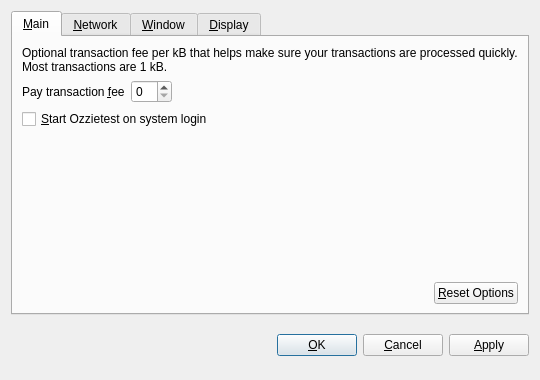
<?xml version="1.0" encoding="UTF-8"?>
<ui version="4.0">
 <class>OptionsDialog</class>
 <widget class="QDialog" name="OptionsDialog">
  <property name="geometry">
   <rect>
    <x>0</x>
    <y>0</y>
    <width>540</width>
    <height>380</height>
   </rect>
  </property>
  <property name="windowTitle">
   <string>Options</string>
  </property>
  <property name="modal">
   <bool>true</bool>
  </property>
  <layout class="QVBoxLayout" name="verticalLayout">
   <item>
    <widget class="QTabWidget" name="tabWidget">
     <property name="tabPosition">
      <enum>QTabWidget::North</enum>
     </property>
     <property name="currentIndex">
      <number>0</number>
     </property>
     <widget class="QWidget" name="tabMain">
      <attribute name="title">
       <string>&amp;Main</string>
      </attribute>
      <layout class="QVBoxLayout" name="verticalLayout_Main">
       <item>
        <widget class="QLabel" name="transactionFeeInfoLabel">
         <property name="text">
          <string>Optional transaction fee per kB that helps make sure your transactions are processed quickly. Most transactions are 1 kB.</string>
         </property>
         <property name="textFormat">
          <enum>Qt::PlainText</enum>
         </property>
         <property name="wordWrap">
          <bool>true</bool>
         </property>
        </widget>
       </item>
       <item>
        <layout class="QHBoxLayout" name="horizontalLayout_1_Main">
         <item>
          <widget class="QLabel" name="transactionFeeLabel">
           <property name="text">
            <string>Pay transaction &amp;fee</string>
           </property>
           <property name="textFormat">
            <enum>Qt::PlainText</enum>
           </property>
           <property name="buddy">
            <cstring>transactionFee</cstring>
           </property>
          </widget>
         </item>
         <item>
          <widget class="BitcoinAmountField" name="transactionFee"/>
         </item>
         <item>
          <spacer name="horizontalSpacer_1_Main">
           <property name="orientation">
            <enum>Qt::Horizontal</enum>
           </property>
           <property name="sizeHint" stdset="0">
            <size>
             <width>40</width>
             <height>20</height>
            </size>
           </property>
          </spacer>
         </item>
        </layout>
       </item>
       <item>
        <widget class="QCheckBox" name="bitcoinAtStartup">
         <property name="toolTip">
          <string>Automatically start Ozzietest after logging in to the system.</string>
         </property>
         <property name="text">
          <string>&amp;Start Ozzietest on system login</string>
         </property>
        </widget>
       </item>
       <item>
        <spacer name="verticalSpacer_Main">
         <property name="orientation">
          <enum>Qt::Vertical</enum>
         </property>
         <property name="sizeHint" stdset="0">
          <size>
           <width>20</width>
           <height>40</height>
          </size>
         </property>
        </spacer>
       </item>
       <item>
        <layout class="QHBoxLayout" name="horizontalLayout_2_Main">
         <item>
          <spacer name="horizontalSpacer_2_Main">
           <property name="orientation">
            <enum>Qt::Horizontal</enum>
           </property>
           <property name="sizeHint" stdset="0">
            <size>
             <width>40</width>
             <height>20</height>
            </size>
           </property>
          </spacer>
         </item>
         <item>
          <widget class="QPushButton" name="resetButton">
           <property name="toolTip">
            <string>Reset all client options to default.</string>
           </property>
           <property name="text">
            <string>&amp;Reset Options</string>
           </property>
           <property name="autoDefault">
            <bool>false</bool>
           </property>
          </widget>
         </item>
        </layout>
       </item>
      </layout>
     </widget>
     <widget class="QWidget" name="tabNetwork">
      <attribute name="title">
       <string>&amp;Network</string>
      </attribute>
      <layout class="QVBoxLayout" name="verticalLayout_Network">
       <item>
        <widget class="QCheckBox" name="mapPortUpnp">
         <property name="toolTip">
          <string>Automatically open the Ozzietest client port on the router. This only works when your router supports UPnP and it is enabled.</string>
         </property>
         <property name="text">
          <string>Map port using &amp;UPnP</string>
         </property>
        </widget>
       </item>
       <item>
        <widget class="QCheckBox" name="connectSocks">
         <property name="toolTip">
          <string>Connect to the Ozzietest network through a SOCKS proxy (e.g. when connecting through Tor).</string>
         </property>
         <property name="text">
          <string>&amp;Connect through SOCKS proxy:</string>
         </property>
        </widget>
       </item>
       <item>
        <layout class="QHBoxLayout" name="horizontalLayout_Network">
         <item>
          <widget class="QLabel" name="proxyIpLabel">
           <property name="text">
            <string>Proxy &amp;IP:</string>
           </property>
           <property name="textFormat">
            <enum>Qt::PlainText</enum>
           </property>
           <property name="buddy">
            <cstring>proxyIp</cstring>
           </property>
          </widget>
         </item>
         <item>
          <widget class="QValidatedLineEdit" name="proxyIp">
           <property name="maximumSize">
            <size>
             <width>140</width>
             <height>16777215</height>
            </size>
           </property>
           <property name="toolTip">
            <string>IP address of the proxy (e.g. 127.0.0.1)</string>
           </property>
          </widget>
         </item>
         <item>
          <widget class="QLabel" name="proxyPortLabel">
           <property name="text">
            <string>&amp;Port:</string>
           </property>
           <property name="textFormat">
            <enum>Qt::PlainText</enum>
           </property>
           <property name="buddy">
            <cstring>proxyPort</cstring>
           </property>
          </widget>
         </item>
         <item>
          <widget class="QLineEdit" name="proxyPort">
           <property name="maximumSize">
            <size>
             <width>55</width>
             <height>16777215</height>
            </size>
           </property>
           <property name="toolTip">
            <string>Port of the proxy (e.g. 9050)</string>
           </property>
          </widget>
         </item>
         <item>
          <widget class="QLabel" name="socksVersionLabel">
           <property name="text">
            <string>SOCKS &amp;Version:</string>
           </property>
           <property name="textFormat">
            <enum>Qt::PlainText</enum>
           </property>
           <property name="buddy">
            <cstring>socksVersion</cstring>
           </property>
          </widget>
         </item>
         <item>
          <widget class="QValueComboBox" name="socksVersion">
           <property name="toolTip">
            <string>SOCKS version of the proxy (e.g. 5)</string>
           </property>
          </widget>
         </item>
         <item>
          <spacer name="horizontalSpacer_Network">
           <property name="orientation">
            <enum>Qt::Horizontal</enum>
           </property>
           <property name="sizeHint" stdset="0">
            <size>
             <width>40</width>
             <height>20</height>
            </size>
           </property>
          </spacer>
         </item>
        </layout>
       </item>
       <item>
        <spacer name="verticalSpacer_Network">
         <property name="orientation">
          <enum>Qt::Vertical</enum>
         </property>
         <property name="sizeHint" stdset="0">
          <size>
           <width>20</width>
           <height>40</height>
          </size>
         </property>
        </spacer>
       </item>
      </layout>
     </widget>
     <widget class="QWidget" name="tabWindow">
      <attribute name="title">
       <string>&amp;Window</string>
      </attribute>
      <layout class="QVBoxLayout" name="verticalLayout_Window">
       <item>
        <widget class="QCheckBox" name="minimizeToTray">
         <property name="toolTip">
          <string>Show only a tray icon after minimizing the window.</string>
         </property>
         <property name="text">
          <string>&amp;Minimize to the tray instead of the taskbar</string>
         </property>
        </widget>
       </item>
       <item>
        <widget class="QCheckBox" name="minimizeOnClose">
         <property name="toolTip">
          <string>Minimize instead of exit the application when the window is closed. When this option is enabled, the application will be closed only after selecting Quit in the menu.</string>
         </property>
         <property name="text">
          <string>M&amp;inimize on close</string>
         </property>
        </widget>
       </item>
       <item>
        <spacer name="verticalSpacer_Window">
         <property name="orientation">
          <enum>Qt::Vertical</enum>
         </property>
         <property name="sizeHint" stdset="0">
          <size>
           <width>20</width>
           <height>40</height>
          </size>
         </property>
        </spacer>
       </item>
      </layout>
     </widget>
     <widget class="QWidget" name="tabDisplay">
      <attribute name="title">
       <string>&amp;Display</string>
      </attribute>
      <layout class="QVBoxLayout" name="verticalLayout_Display">
       <item>
        <layout class="QHBoxLayout" name="horizontalLayout_1_Display">
         <item>
          <widget class="QLabel" name="langLabel">
           <property name="text">
            <string>User Interface &amp;language:</string>
           </property>
           <property name="textFormat">
            <enum>Qt::PlainText</enum>
           </property>
           <property name="buddy">
            <cstring>lang</cstring>
           </property>
          </widget>
         </item>
         <item>
          <widget class="QValueComboBox" name="lang">
           <property name="toolTip">
            <string>The user interface language can be set here. This setting will take effect after restarting Ozzietest.</string>
           </property>
          </widget>
         </item>
        </layout>
       </item>
       <item>
        <layout class="QHBoxLayout" name="horizontalLayout_2_Display">
         <item>
          <widget class="QLabel" name="unitLabel">
           <property name="text">
            <string>&amp;Unit to show amounts in:</string>
           </property>
           <property name="textFormat">
            <enum>Qt::PlainText</enum>
           </property>
           <property name="buddy">
            <cstring>unit</cstring>
           </property>
          </widget>
         </item>
         <item>
          <widget class="QValueComboBox" name="unit">
           <property name="toolTip">
            <string>Choose the default subdivision unit to show in the interface and when sending coins.</string>
           </property>
          </widget>
         </item>
        </layout>
       </item>
       <item>
        <widget class="QCheckBox" name="displayAddresses">
         <property name="toolTip">
          <string>Whether to show Ozzietest addresses in the transaction list or not.</string>
         </property>
         <property name="text">
          <string>&amp;Display addresses in transaction list</string>
         </property>
        </widget>
       </item>
       <item>
        <widget class="QCheckBox" name="coinControlFeatures">
         <property name="toolTip">
          <string>Whether to show coin control features or not.</string>
         </property>
         <property name="text">
          <string>Display coin &amp;control features (experts only!)</string>
         </property>
        </widget>
       </item>
       <item>
        <spacer name="verticalSpacer_Display">
         <property name="orientation">
          <enum>Qt::Vertical</enum>
         </property>
         <property name="sizeHint" stdset="0">
          <size>
           <width>20</width>
           <height>40</height>
          </size>
         </property>
        </spacer>
       </item>
      </layout>
     </widget>
    </widget>
   </item>
   <item>
    <layout class="QHBoxLayout" name="horizontalLayout_Buttons">
     <item>
      <spacer name="horizontalSpacer_1">
       <property name="orientation">
        <enum>Qt::Horizontal</enum>
       </property>
       <property name="sizeHint" stdset="0">
        <size>
         <width>40</width>
         <height>48</height>
        </size>
       </property>
      </spacer>
     </item>
     <item>
      <widget class="QLabel" name="statusLabel">
       <property name="font">
        <font>
         <weight>75</weight>
         <bold>true</bold>
        </font>
       </property>
       <property name="text">
        <string/>
       </property>
       <property name="textFormat">
        <enum>Qt::PlainText</enum>
       </property>
       <property name="wordWrap">
        <bool>true</bool>
       </property>
      </widget>
     </item>
     <item>
      <spacer name="horizontalSpacer_2">
       <property name="orientation">
        <enum>Qt::Horizontal</enum>
       </property>
       <property name="sizeHint" stdset="0">
        <size>
         <width>40</width>
         <height>48</height>
        </size>
       </property>
      </spacer>
     </item>
     <item>
      <widget class="QPushButton" name="okButton">
       <property name="text">
        <string>&amp;OK</string>
       </property>
      </widget>
     </item>
     <item>
      <widget class="QPushButton" name="cancelButton">
       <property name="text">
        <string>&amp;Cancel</string>
       </property>
       <property name="autoDefault">
        <bool>false</bool>
       </property>
      </widget>
     </item>
     <item>
      <widget class="QPushButton" name="applyButton">
       <property name="text">
        <string>&amp;Apply</string>
       </property>
       <property name="autoDefault">
        <bool>false</bool>
       </property>
      </widget>
     </item>
    </layout>
   </item>
  </layout>
 </widget>
 <customwidgets>
  <customwidget>
   <class>BitcoinAmountField</class>
   <extends>QSpinBox</extends>
   <header>bitcoinamountfield.h</header>
  </customwidget>
  <customwidget>
   <class>QValueComboBox</class>
   <extends>QComboBox</extends>
   <header>qvaluecombobox.h</header>
  </customwidget>
  <customwidget>
   <class>QValidatedLineEdit</class>
   <extends>QLineEdit</extends>
   <header>qvalidatedlineedit.h</header>
  </customwidget>
 </customwidgets>
 <resources/>
 <connections/>
</ui>
